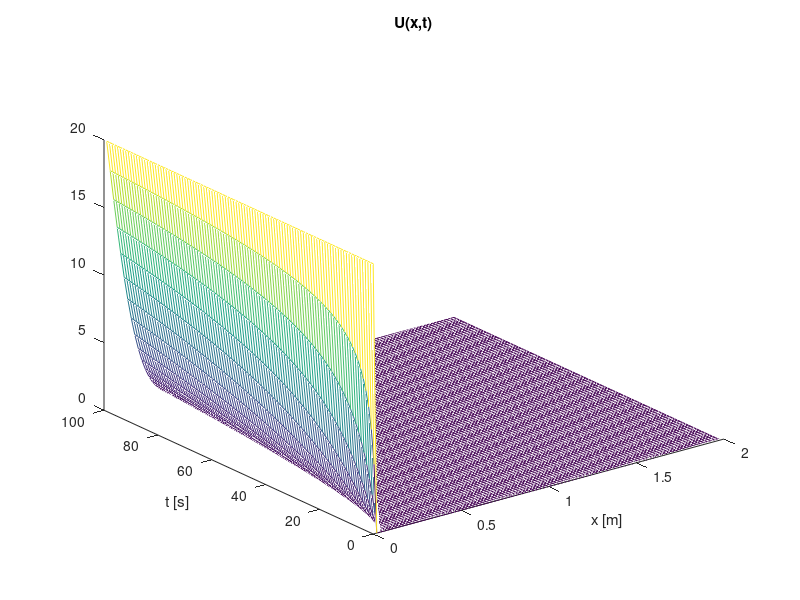

MATLAB code for this plot:
% PDE_dyfuzja_num.m
  clear all; close all;

  D = 0.0001;                    % stała dyfuzji  
  Tp = 20;                       % temperatura początkowa po lewej stronie
  xmax = 2;                      % długość pręta
  nx = 100;                      % liczba punktów przestrzennych
  dx = xmax/nx;                  % krok w przestrzeni
  tmax = 100;                    % czas obserwacji
  nt = 100;                      % liczba punktów czasowych
  dt = tmax/nt;                  % krok w czasie
  q = (D*dt)/dx^2;               % stała w równaniu, teraz 0.4
  u0 = zeros(1,nx); u0(1) = Tp;  % warunek początkowy wzdłuż pręta dla t=0
  U = u0;                        % zapamiętanie poprzedniej chwili
% Iteracyjne rozwiązanie równania różniczkowego
  for n = 1 : nt-1               % PO CZASIE
      u1(1) = Tp;                % punkt 1 w przestrzeni dla następnej chwili
      for j = 2 : nx-1           % W PRZESTRZENI - kolejne punkty w przestrzeni
             u1(j) =  u0(j)  + q  *( u0(j+1) - 2*u0(j) + u0(j-1) );  % (11.29)
      end % (nowe) = (stare) + wsp*( stara druga pochodna )
      u1(nx) = u0(nx) + q*( 2*u0(nx-1) - 2*u0(nx) );   % punkt ostatni (11.33)
      U = [U; u1];               % zapamiętaj obecne rozwiązanie
      u0 = u1;                   % aktualizacja bufora: obecne --> poprzednie
  end
  x = 0 : dx : xmax-dx; t = 0 : dt : tmax-dt;
  figure; mesh(x,t,U); grid; xlabel('x [m]'); ylabel('t [s]'); title('U(x,t)'); pause

